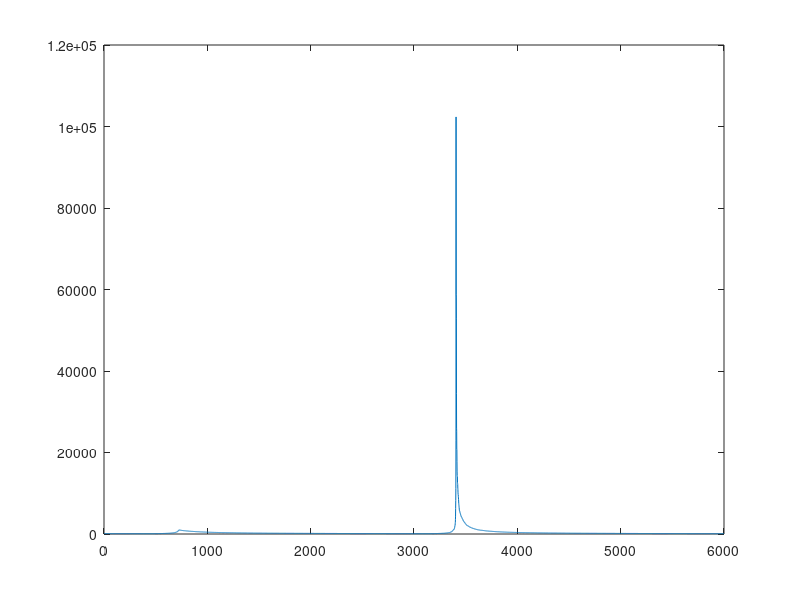

Write the MATLAB code that produced this figure. (Note: this script raises an error after producing the figure.)
y = ones(1,100);
y(1) = 100;
%exGain = 1 ;
%inGain = 0.5;
%z=zeros(1,100);
k = 1;
%gr = 0.0009;

%fs = 200;
%t = 0 : (1/fs) : 100;
%f = 50;
%exGain = sin(2 * pi * f .* t);

%for m = 1:100

for j=1:6000
    exGain(j) = random('unif',0,1); 
    inGain(j) = random('unif',0,1);
end


%MODEST IS 0.000009 and 0.00000009

%AGRESSIVE IS 0.00009; and 0.000009;

kEx = 0.00009;
kIn = 0.000009;

    rndfoodtgr1 = random('unif', 0, 3000); % to trigger food anytime befoer four minutes:
    rndfoodtgr2 = random('unif', 3001, 5750);
figure(1);    
for i=2:6000
    exG = exGain(i) * y(i-1) * kEx;
    inG = inGain(i) * y(i-1) * kIn;
    kLv = 0;%y(i-1) * 0.00001;
    
    %y(i) = y(i-1) * exp(( - inG - kLv) * k);
    
    % if i<3000 || i>3250 
    
    if i>rndfoodtgr1 && i< rndfoodtgr1+250 
        
        y(i) = y(i-1) * exp((exG - kLv) * k); 
        
    elseif i>rndfoodtgr2 && i< rndfoodtgr2+250 
        
        y(i) = y(i-1) * exp((exG - kLv) * k); 
        
    else
        y(i) = y(i-1) * exp(( - inG - kLv) * k);
        
    end
end


plot(1:6000,y);
% mean(y)
drawnow;
%z(m) = mean (y);

%end
disp(z);